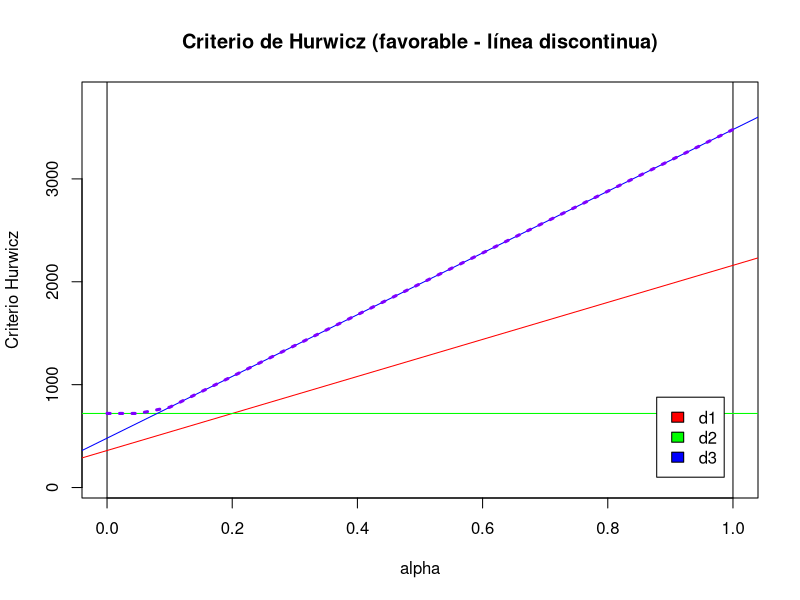
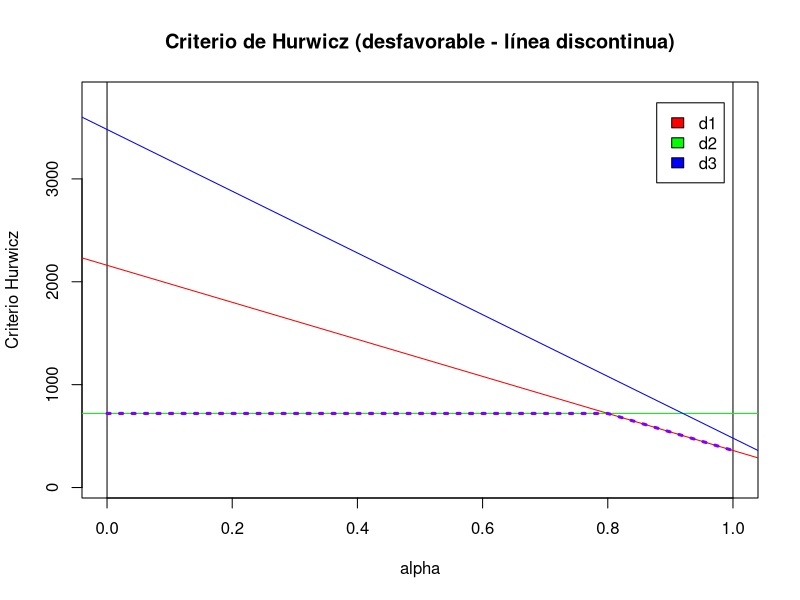

Write R code to recreate these figures, in order.

# Trabajo1-Grupo-2-TD

# La lista de componentes del grupo

# - Carlos De Castilla Parrilla (Responsble)
# - Tamara Carmona Naranjo
# - Carlos Fernando Moreno León
# -
# -
  
  
# Funciones Auxiliares

crea.tablaX = function(vector_matporfilas,numalternativas=3,numestados=4) {
  
  X = matrix(vector_matporfilas,nrow=numalternativas,ncol=numestados,byrow=TRUE)
  colnames(X) = paste('e',1:numestados,sep='');
  rownames(X) = paste('d',1:numalternativas,sep='');
  return(X);
  
}


which.max.general = function(vector) {
  maximo = max(vector);
  res = which(vector == maximo);
  return(res);
  
}


which.min.general = function(vector) {
  minimo = min(vector);
  res = which(vector == minimo);
  return(res);
  
}


dibuja.criterio.Hurwicz = function(tablaX,favorable=TRUE) {
  X = tablaX;
  Altmin = apply(X,MARGIN=1,min);
  Altmax = apply(X,MARGIN=1,max);
  valfa = seq(from=0,to=1,by=0.05);
  vHurwicz = rep(0,length(valfa));
  Alt_vHurwicz = rep(0,length(valfa));
  for (i in 1:length(valfa)) {
    alfab = valfa[i];  
    if (favorable) { 
      vAltH = alfab * Altmax + (1-alfab) * Altmin; 
      vHurwicz[i] = max(vAltH)
    } else {
      vAltH = alfab * Altmin + (1-alfab) * Altmax; 
      vHurwicz[i] = min(vAltH)      
    }
    
  }
  
  x0=0;x1=1;
  y0 = min(Altmin);
  y1 = max(Altmax);
  rg = y1-y0;
  y0=y0-0.1*rg;y1=y1+0.1*rg;
  plot(c(x0,x1), c(y0,y1), type = "n", xlab = "alpha",
       ylab = "Criterio Hurwicz"); 
  nn = length(Altmin);
  colores = rainbow(nn);
  abline(v=0);
  abline(v=1);
  if (favorable) {
    for (i in 1:nn) {
      aa = Altmin[i];
      bb = (Altmax[i] - Altmin[i]);
      abline(a=aa,b=bb,col=colores[i]);
    }
  } else {
    for (i in 1:nn) {
      aa = Altmax[i];
      bb = (Altmin[i] - Altmax[i]);
      abline(a=aa,b=bb,col=colores[i]);
    }        
  }
  lines(valfa,vHurwicz,col=rainbow(nn+1)[nn+1],lty=3,lwd=3)
  if (favorable) {
    legend("bottomright",legend=rownames(X),fill=colores,inset=0.05)
    title("Criterio de Hurwicz (favorable - línea discontinua)")
  } else {
    legend("topright",legend=rownames(X),fill=colores,inset=0.05)
    title("Criterio de Hurwicz (desfavorable - línea discontinua)")    
  }
  
}



# Función Principal
intervalos.alfa= function(tablaX,p,favorable=TRUE) {
  
  alfa=seq(0,1,by=p) # Introducimos un conjunto de alfas que nos servirán
  # para saber cuándo cambia la alternativa óptima. A menor p, mayor pre-
  # cisión.
  X = tablaX
  
  if(favorable){
    Altmin = apply(X,MARGIN=1,min)
    Altmax= apply(X,MARGIN=1,max)
    
    # Como ya no tenemos un alfa, sino varios, debemos crear un bucle que
    # trabaje con todos los alfa. Como, además, Altmin y Altmax son vecto-
    # res, tenemos que crear listas que nos devuelvan, para cada elemento
    # de dichos vectores, cuáles son las alternativas asociadas a los
    # alfas.
    
    AltH=list()
    Hurwicz=list()
    Alt_Hurwicz=list()
    
    # Creamos el bucle:
    
    for(i in 1:length(alfa)){
      AltH[[i]] = alfa[i] * Altmax + (1-alfa[i]) * Altmin
      Hurwicz[[i]] = max(AltH[[i]])
      Alt_Hurwicz[[i]] = which.max.general(AltH[[i]])
    }
    
    metodo = 'favorable'
    
  } else {
    Altmin = apply(X,MARGIN=1,min)
    Altmax= apply(X,MARGIN=1,max)
    
    AltH=list()
    Hurwicz=list()
    Alt_Hurwicz=list()
    
    for(i in 1:length(alfa)){
      AltH[[i]] = (1-alfa[i]) * Altmax + alfa[i] * Altmin 
      Hurwicz[[i]] = min(AltH[[i]])
      Alt_Hurwicz[[i]] = which.min.general(AltH[[i]])
    }
    
    metodo = 'desfavorable'
    
  }
  
  resultados = list();
  resultados$metodo = metodo;
  resultados$ValorAlternativa = unlist(Hurwicz); # Valores que toma cada
  # alfa en su alternativa óptima.
  resultados$alfa = alfa; # Alfas usados.
  resultados$AlternativaOptima = unlist(Alt_Hurwicz);
  resultados$Solucion = unlist(Alt_Hurwicz);
  names(resultados$Solucion)=alfa;
  return(resultados)
}


# Ejemplo (favorable):

datos=c(2160,360,
        720,720,
        3480,480)
matriz=crea.tablaX(datos,3,2)

intervalos.alfa(matriz,0.1,T)
dibuja.criterio.Hurwicz(matriz,T) # Comprobamos.

# Ejemplo (desfavorable):

datos=c(2160,360,
        720,720,
        3480,480)
matriz=crea.tablaX(datos,3,2)

intervalos.alfa(matriz,0.1,FALSE)
dibuja.criterio.Hurwicz(matriz,FALSE) # Comprobamos.

